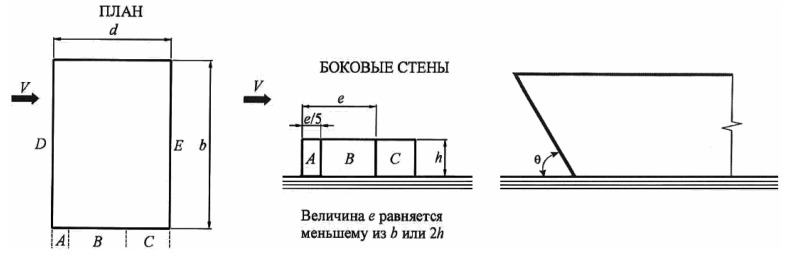
#> input picture Resources/Wind/wind_V3_norm.png, 789 x 280 px
$ python create_wind059_figures.py
#> lines starting #> are read from the running program, lines starting #| are printed output that depends on the picture
from pathlib import Path
from PIL import Image, ImageDraw, ImageFont
root=Path(__file__).resolve().parent.parent / 'Resources' / 'Wind'
root.mkdir(parents=True, exist_ok=True)
original=Image.open(root/'wind_V3_norm.png').convert('RGB')
#> original is the input picture: PIL image 789x280 RGB; min 3, max 255, mean 242.9
# The two crops preserve the original normative graphics, without the
# not-yet-implemented reverse-sloping facade or the pulsation diagram.
original.crop((0,0,252,245)).save(root/'wind_plan_only.png')
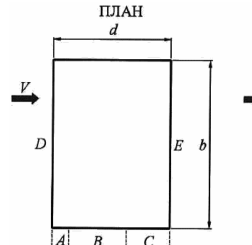
#> saved as wind_plan_only.png: PIL image 252x245 RGB; min 3, max 255, mean 243.4
original.crop((271,28,474,240)).save(root/'wind_side_zones.png')
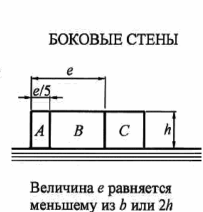
#> saved as wind_side_zones.png: PIL image 203x212 RGB; min 3, max 254, mean 230.1
# An original dimensions-only schematic. SVG retained in sources.
svg='''<svg xmlns="http://www.w3.org/2000/svg" viewBox="0 0 520 300">
<rect width="520" height="300" fill="white"/>
<g stroke="#111" stroke-width="3" fill="none" stroke-linejoin="round"><path d="M80 242V136L230 44L380 136V242Z"/><path d="M80 136H380" stroke-dasharray="6 7"/><path d="M58 249H402" stroke-width="2"/></g>
<g stroke="#111" stroke-width="1.5" fill="none"><path d="M408 242V44M402 44h12M402 242h12M425 136V44M419 44h12M419 136h12"/></g>
<g font-family="DejaVu Sans, sans-serif" font-size="20" fill="#111"><text x="442" y="151">H</text><text x="449" y="96">h</text><text x="92" y="282" font-size="15">H — до конька; h — подъём крыши</text></g>
</svg>'''
(root/'wind_house_H_h.svg').write_text(svg,encoding='utf-8')
# Rasterized image uses identical geometry and labels for Win32 image renderer.
im=Image.new('RGB',(1040,600),'white'); d=ImageDraw.Draw(im)
#> after `im = Image.new('RGB', (1040, 600), 'white')`: im: PIL image 1040x600 RGB; every value is 255
font='/usr/share/fonts/truetype/dejavu/DejaVuSans.ttf'
f=ImageFont.truetype(font,38); small=ImageFont.truetype(font,27)
scale=2
p=lambda x,y:(int(x*scale),int(y*scale))
d.line([p(80,242),p(80,136),p(230,44),p(380,136),p(380,242),p(80,242)],fill='#111111',width=5,joint='curve')
d.line([p(80,136),p(380,136)],fill='#777777',width=3)
d.line([p(60,249),p(401,249)],fill='#111111',width=3)
for coords in [[(408,242),(408,44)],[(425,136),(425,44)],[(402,44),(414,44)],[(402,242),(414,242)],[(419,44),(431,44)],[(419,136),(431,136)]]:d.line([p(*xy) for xy in coords],fill='#222222',width=3)
d.text(p(438,140),'H',font=f,fill='black');d.text(p(447,88),'h',font=f,fill='black')
d.text(p(78,266),'H — до конька; h — подъём крыши',font=small,fill='black')
im.save(root/'wind_house_H_h.png')
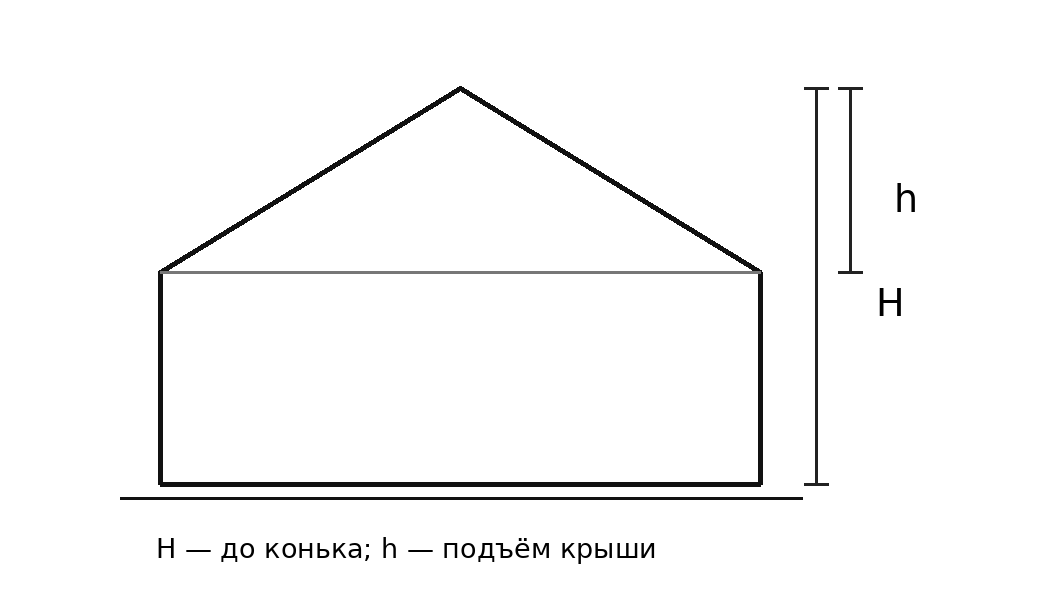
#> saved as wind_house_H_h.png: PIL image 1040x600 RGB; min 0, max 255, mean 248.7
print(root)

$ run again, with Resources/Wind/wind_V1_norm.png copied over Resources/Wind/wind_V3_norm.png
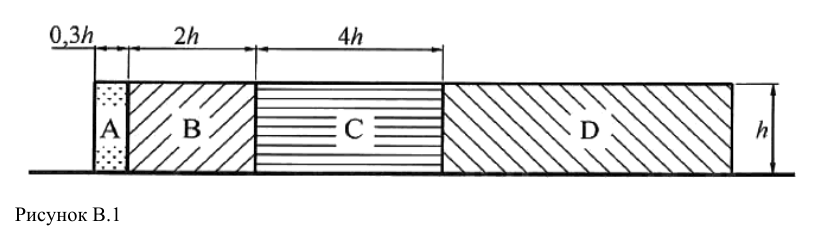
#> input picture Resources/Wind/wind_V1_norm.png, 820 x 242 px
#> original is the input picture: PIL image 820x242 RGB; min 0, max 255, mean 234.7
#> `original.crop((0,0,252,245)).save(root/'wind_plan_only.png')`:
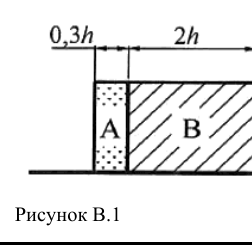
#> saved as wind_plan_only.png: PIL image 252x245 RGB; min 0, max 255, mean 232
#> `original.crop((271,28,474,240)).save(root/'wind_side_zones.png')`:
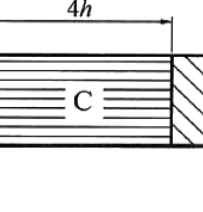
#> saved as wind_side_zones.png: PIL image 203x212 RGB; min 0, max 255, mean 225.1
#> im: PIL image 1040x600 RGB; every value is 255

$ run again, with Resources/Wind/wind_11_2_norm.png copied over Resources/Wind/wind_V3_norm.png
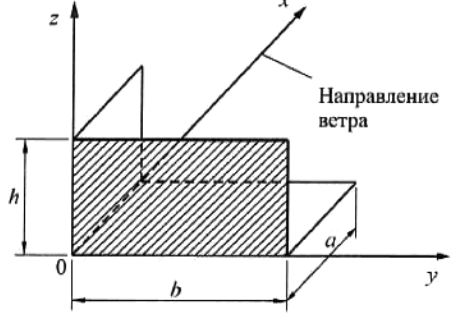
#> input picture Resources/Wind/wind_11_2_norm.png, 461 x 325 px
#> original is the input picture: PIL image 461x325 RGB; min 0, max 255, mean 233
#> `original.crop((0,0,252,245)).save(root/'wind_plan_only.png')`:
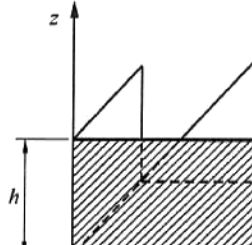
#> saved as wind_plan_only.png: PIL image 252x245 RGB; min 0, max 255, mean 224.4
#> `original.crop((271,28,474,240)).save(root/'wind_side_zones.png')`:
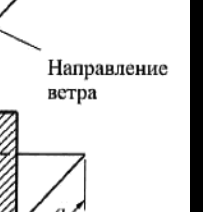
#> saved as wind_side_zones.png: PIL image 203x212 RGB; min 0, max 255, mean 225.7
#> im: PIL image 1040x600 RGB; every value is 255

$ run again, with Resources/Wind/wind_fence_H_L.png copied over Resources/Wind/wind_V3_norm.png
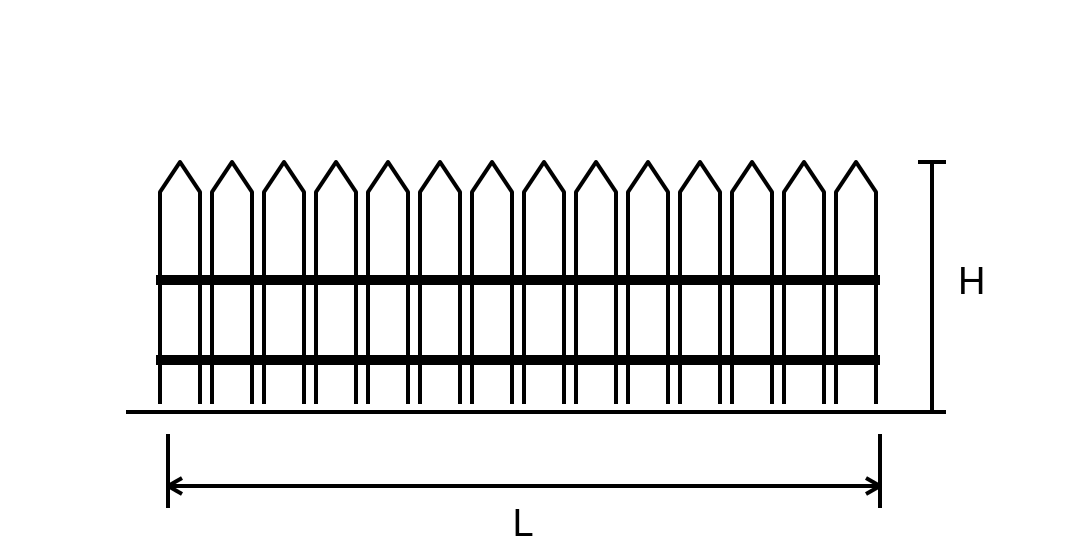
#> input picture Resources/Wind/wind_fence_H_L.png, 1080 x 550 px
#> original is the input picture: PIL image 1080x550 RGB; min 0, max 255, mean 234.2
#> `original.crop((0,0,252,245)).save(root/'wind_plan_only.png')`:
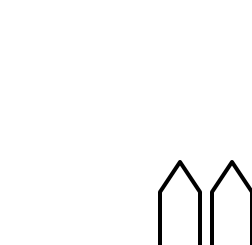
#> saved as wind_plan_only.png: PIL image 252x245 RGB; min 0, max 255, mean 249.6
#> `original.crop((271,28,474,240)).save(root/'wind_side_zones.png')`:
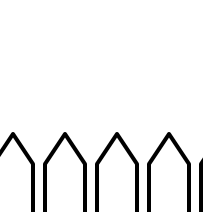
#> saved as wind_side_zones.png: PIL image 203x212 RGB; min 0, max 255, mean 239.3
#> im: PIL image 1040x600 RGB; every value is 255
